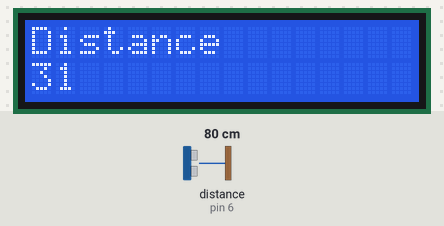
A sketch run on a simulated Arduino Uno, built with avr-gcc and run on an emulated ATmega328P. Shown: 16×2 character LCD. Wiring (inferred from the names in the program): ultrasonic range finder: trigger pin 7; echo pin 6. The inputs (shaded band) are chosen by the test bench; at power-on: distance to the obstacle (sensor on pin 6) 80 cm. The echo pulse lasts 58.3 µs per cm.

Above: at 1.2 s.
1.3 s: distance to the obstacle (sensor on pin 6) set to 18 cm
At 1.34 s:
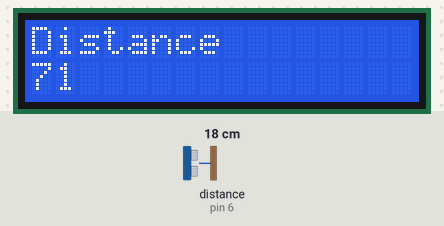
2.8 s: distance to the obstacle (sensor on pin 6) set to 2 cm
At 3.4 s:
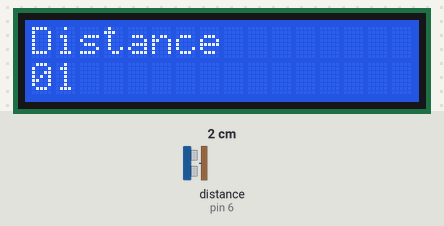
4.3 s: distance to the obstacle (sensor on pin 6) set to 4 cm
At 5.7 s:
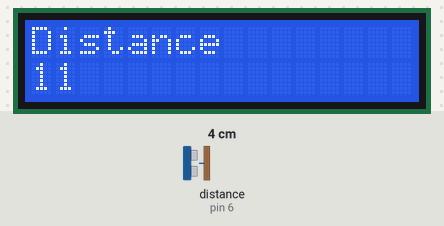

Measured:
- after the input at 1.3 s, the display: first changes at once (image 1 shows a later state)
- after the input at 2.8 s, the display: first differs from a run without the input at once (image 2)
- after the input at 4.3 s, the display: changes at once (image 3)

The sketch:

I2C_LCD.ino
```cpp
#include <Wire.h>
#include <Adafruit_GFX.h>
#include <LiquidCrystal_I2C.h>

// Set the address, number of columns, and number of rows of the LCD
const int LCD_ADDRESS = 0x27; // I2C address of the LCD
const int LCD_COLS = 16; // Number of columns of the LCD
const int LCD_ROWS = 2; // Number of rows of the LCD
const int trigPin = 7; // Trigger Pin
const int echoPin = 6; // Echo Pin
// Create an instance of the LCD object
LiquidCrystal_I2C lcd(LCD_ADDRESS, LCD_COLS, LCD_ROWS);

void setup() {
  pinMode(trigPin, OUTPUT);
   pinMode(echoPin, INPUT);
 // Initialize the I2C bus
 Wire.begin();
// Initialize the LCD
 lcd.init();


}
void loop() {
   long duration, distinches;

   digitalWrite(trigPin, LOW);
   delayMicroseconds(2);

   digitalWrite(trigPin, HIGH);
   delayMicroseconds(10);
   digitalWrite(trigPin, LOW);

   duration = pulseIn(echoPin, HIGH);
   distinches = duration / 74 / 2;

   // Update OLED display with current LED and score
  // Print a welcome message
 lcd.backlight(); // Turn on the backlight
 lcd.setCursor(0, 0);
 lcd.print("Distance");
 lcd.setCursor(0, 1);
 lcd.print(distinches);
}
```
